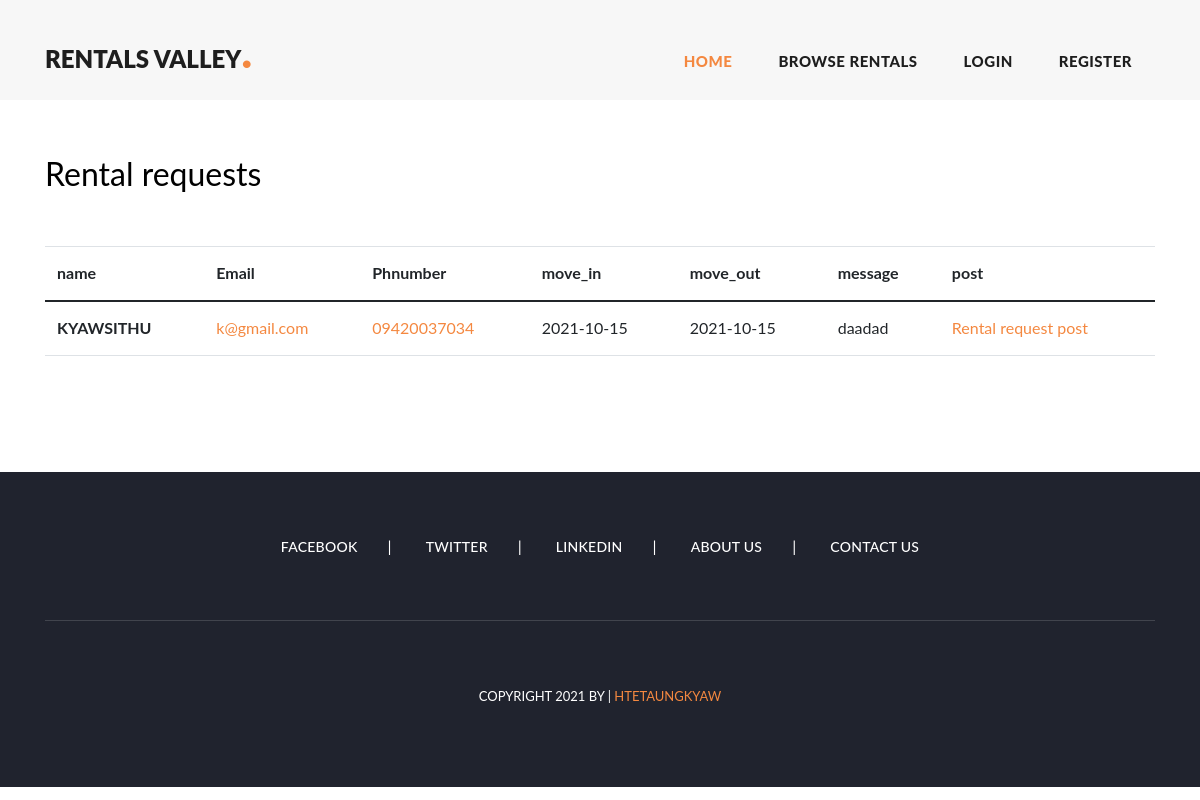
/rentalrequest, run on an earlier commit of the app's database.
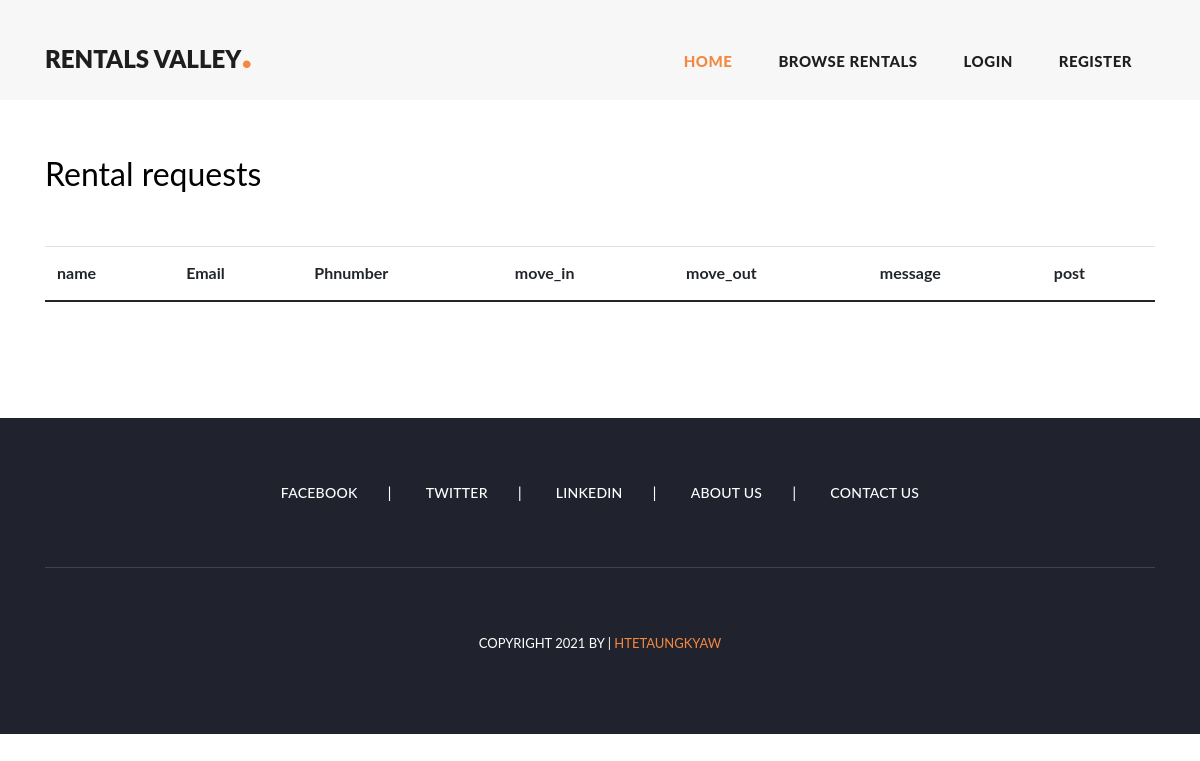
And on a later commit of the database.
### main.py (models this page shows)
class Request(db.Model):
    __tablename__ = "requests"
    id = db.Column(db.Integer,primary_key=True)
    user_id = db.Column(db.Integer, db.ForeignKey("rents.id"))
    user = db.relationship("Rents", back_populates="request")
    move_in = db.Column(db.String(100),nullable=False)
    move_out = db.Column(db.String(100),nullable=False)
    phnumber = db.Column(db.String(100), nullable=False)
    message = db.Column(db.Text,nullable=False)
    post_id = db.Column(db.Integer,nullable=False)
    owner =  db.Column(db.String(100),nullable=False)

class Rents(db.Model, UserMixin):
    __tablename__ = "rents"
    id = db.Column(db.Integer,primary_key=True)
    name = db.Column(db.String(100),nullable=False)
    email = db.Column(db.String(100),nullable=False)
    password = db.Column(db.String(100),nullable=False)
    profile = db.relationship("Profile", back_populates="user")
    request = db.relationship("Request", back_populates="user")

### main.py (the view)
@app.route('/rentalrequest')
def rental_request():
    r = Request.query.all()
    return render_template('rental_request.html',r=r)

### templates/rental_request.html (shortened to what this page needs)
{% include 'header.html' %}
{% import 'bootstrap/wtf.html' as wtf %}
    <section class="contact-us" style="padding-top:150px">
      <div class="container">
        <div class="row">
          <div class="col-lg-12">
            <div class="down-contact">
              <div class="row">
                <div class="col-lg-12">
                  <div class="sidebar-item contact-form " style="color:black;">
                      <h2 class="mb-5">Rental requests</h2>
<table class="table">
  <thead>
    <tr>
      <th scope="col">name</th>
        <th scope="col">Email</th>
           <th scope="col">Phnumber</th>
      <th scope="col">move_in</th>
      <th scope="col">move_out</th>
        <th scope="col">message</th>
        <th scope="col">post</th>
    </tr>
  </thead>
  <tbody>
  {% for i in r %}
    <tr>
      <th scope="row">{{i.user.name}}</th>
        <td><a href="mailto:{{i.user.email}}" style="color:#F48840;">{{i.user.email}}</a></td>
           <td><a href="tel:{{i.phnumber}}" style="color:#F48840;">{{i.phnumber}}</a></td>
      <td>{{i.move_in}}</td>
      <td>{{i.move_out}}</td>
      <td>{{i.message}}</td>
        <td><a href="{{ url_for('detail',id=i.post_id) }}"  style="color:#F48840;">Rental request post</a></td>
    </tr>
{% endfor %}
  </tbody>
</table>
                  </div>
                </div>
              </div>
            </div>
          </div>
        </div>
      </div>
    </section>
{% include 'footer.html' %}

What changed in the data, as far as the page shows it:
removed Request: user.name "KYAWSITHU", user.email "k@gmail.com", phnumber "09420037034", move_in "2021-10-15", move_out "2021-10-15", message "daadad"
